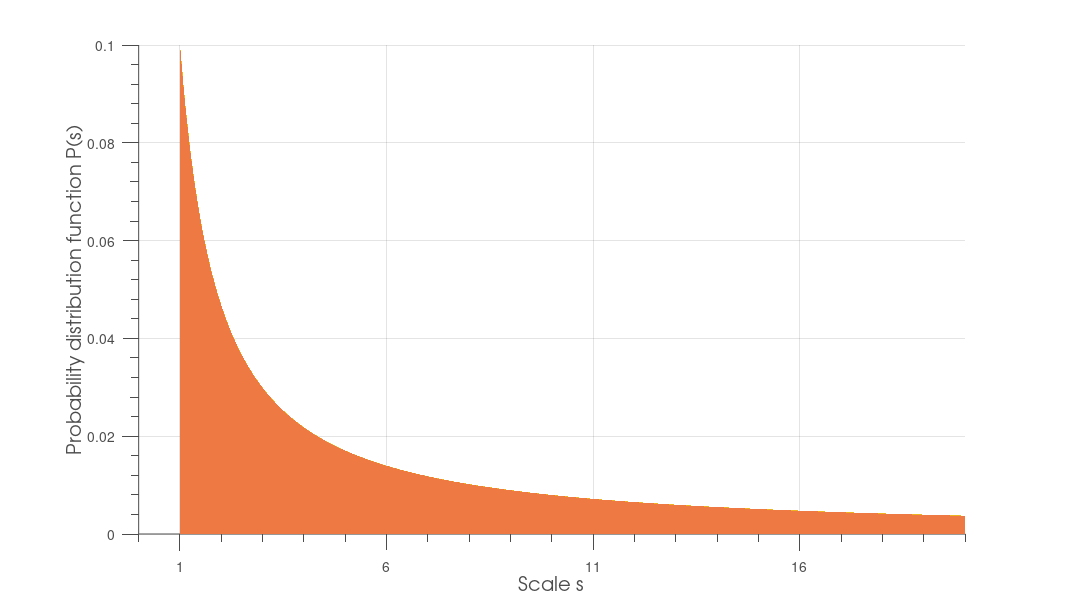

Recreate this plot in MATLAB.
clear;
clc;
close all;

s=1:0.001:20;
beta=1.1;
c=beta-1;
p=c*s.^-beta;
cum=1-s.^(1-beta);
hold on
%loglog(s,p,'r')
plot(s,p,'LineStyle', 'none','LineWidth', 1,'Marker', 'o', 'MarkerSize', 1, ...
      'MarkerEdgeColor','none', 'MarkerFaceColor',[238 180 34]/255);
h=area(s,p,'LineStyle', 'none','LineWidth', 1);
set(h,'FaceColor',[238 121 66]/255);
set(gca,'FontSize',25);
set(gca,'xtick',1:5:30,'xticklabel',1:5:30) 
%xtick shows the ticks, xticklabel gives the tick names.
set(gca,'xlim',[0 max(s)]);
set(gca,'ylim',[0 max(p)]);
grid on;
%grid minor;
hXLabel = xlabel('Scale s','Fontsize',35);
hYLabel = ylabel('Probability distribution function P(s)','Fontsize',35);
set(gca, 'FontName', 'Helvetica')
set([hXLabel, hYLabel], 'FontName', 'AvantGarde')
% Adjust axes properties
set(gca, 'Box', 'off', 'TickDir', 'out', 'TickLength', [.02 .02], ...
    'XMinorTick', 'on', 'YMinorTick', 'on', 'YGrid', 'on', ...
    'XColor', [.3 .3 .3], 'YColor', [.3 .3 .3], ...
    'LineWidth', 1)
set(gcf,'color','w'); %set figure background transparent
set(gca,'color','w'); %set axis transparent
% Maximize print figure
set(gcf,'outerposition',get(0,'screensize'));
set(gcf, 'PaperPositionMode', 'manual');
set(gcf, 'PaperUnits', 'points'); %[ {inches} | centimeters | normalized | points ]
set(gcf, 'PaperPosition', [0 0 1920 1080]); 

saveas(gcf,'F:\Git\Anew\figures\ps1.png');